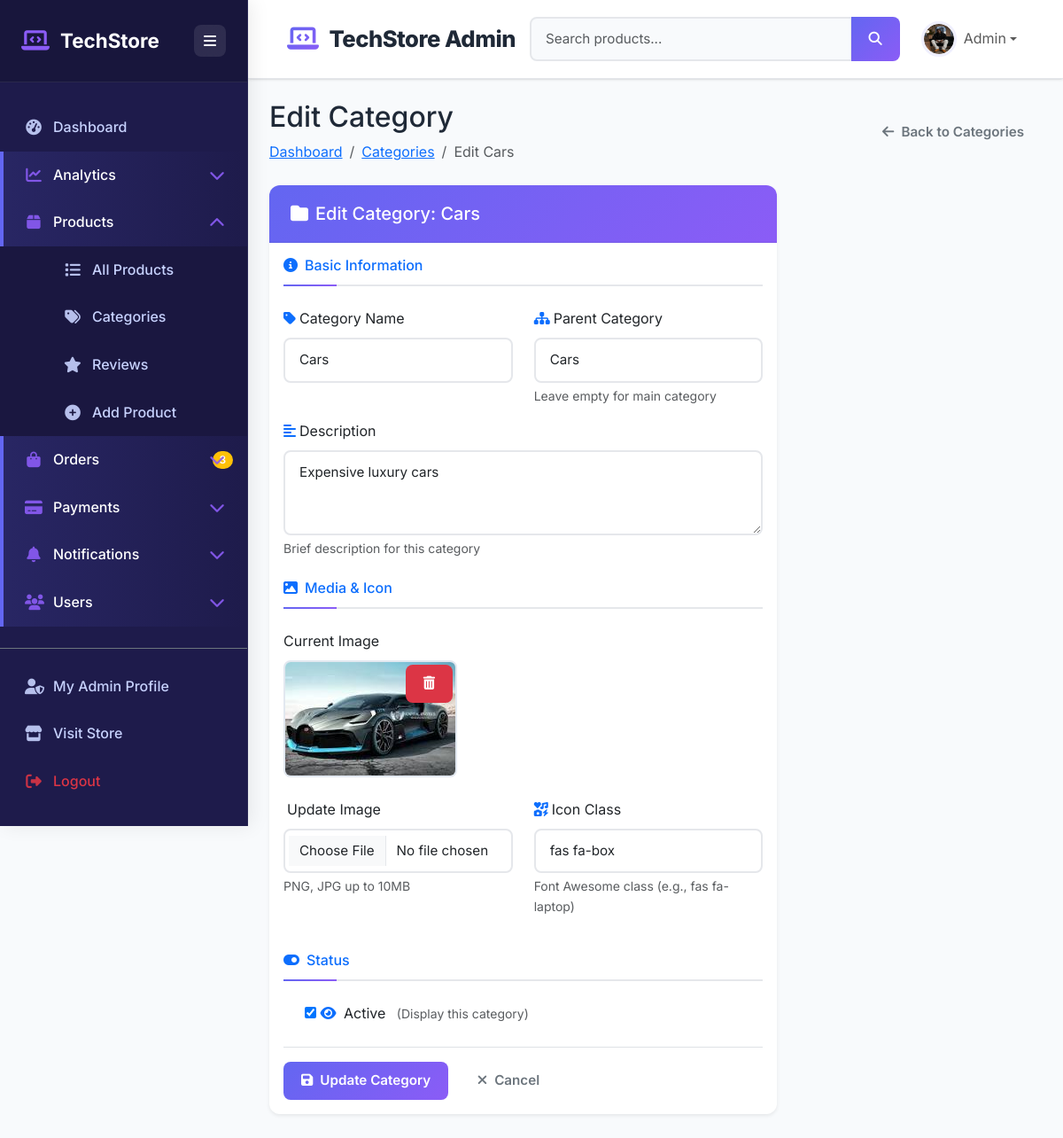
/products/manage/categories/2/edit/ (signed in), run on the app's committed database.
### users/models.py (models this page shows, shortened)
class User(AbstractUser):
    ROLE_CHOICES = (
        ('customer', 'Customer'),
        ('seller', 'Seller'),
        ('admin', 'Administrator'),
    )
    role = models.CharField(max_length=20, choices=ROLE_CHOICES, default='customer')
    phone = models.CharField(max_length=20, blank=True)
    address = models.TextField(blank=True)
    city = models.CharField(max_length=100, blank=True)
    state = models.CharField(max_length=100, blank=True)
    country = models.CharField(max_length=100, blank=True)
    zip_code = models.CharField(max_length=20, blank=True)
    profile_picture = models.ImageField(upload_to='profiles/', blank=True)
    email_verified = models.BooleanField(default=False)
    phone_verified = models.BooleanField(default=False)
    email_verification_token = models.CharField(max_length=100, blank=True, null=True)
    email_token_created = models.DateTimeField(null=True, blank=True)
    otp = models.CharField(max_length=6, blank=True)
    otp_expiry = models.DateTimeField(null=True, blank=True)
    created_at = models.DateTimeField(auto_now_add=True)
    updated_at = models.DateTimeField(auto_now=True)
    class Meta:
        db_table = 'users'
    @property
    def profile_picture_url(self):
        if self.profile_picture and hasattr(self.profile_picture, 'url'):
            return self.profile_picture.url
        return None

### products/models.py (models this page shows, shortened)
class Category(models.Model):
    name = models.CharField(max_length=100)
    slug = models.SlugField(unique=True)
    description = models.TextField(blank=True)
    image = models.ImageField(upload_to='categories/', blank=True, null=True)  # Added null=True
    icon = models.CharField(max_length=50, default='fas fa-box')
    is_active = models.BooleanField(default=True)
    parent = models.ForeignKey('self', on_delete=models.CASCADE, null=True, blank=True, related_name='children')
    created_at = models.DateTimeField(auto_now_add=True)
    class Meta:
        verbose_name_plural = 'Categories'
        ordering = ['name']
    def __str__(self):
        return self.name

### products/views.py (the view)
# urls.py: path('manage/categories/<int:pk>/edit/', views.admin_category_edit, name='admin_category_edit'),
@login_required
@user_passes_test(is_admin_or_seller)
def admin_category_edit(request, pk):
    category = get_object_or_404(Category, id=pk)
    if request.method == 'POST':
        form = CategoryForm(request.POST, request.FILES, instance=category)
        if form.is_valid():
            category = form.save()
            messages.success(request, f'Category "{category.name}" updated successfully!')
            return redirect('products:admin_category_list')
    else:
        form = CategoryForm(instance=category)
    context = {
        'form': form,
        'title': f'Edit Category: {category.name}',
        'category': category,
    }
    return render(request, 'admin/products/admin_category_edit.html', context)

### templates/admin/products/admin_category_edit.html (shortened to what this page needs)
{% extends 'admin/admin_base.html' %}
{% block content %}
<div class="container-fluid px-0">
    <div class="row mb-4">
        <div class="col-12">
            <div class="page-header d-flex justify-content-between align-items-center">
                <div>
                    <h1 class="h2 mb-2">Edit Category</h1>
                    <nav aria-label="breadcrumb">
                        <ol class="breadcrumb mb-0">
                            <li class="breadcrumb-item"><a href="{% url 'analytics:analytics_dashboard' %}">Dashboard</a></li>
                            <li class="breadcrumb-item"><a href="{% url 'products:admin_category_list' %}">Categories</a></li>
                            <li class="breadcrumb-item active" aria-current="page">Edit {{ category.name }}</li>
                        </ol>
                    </nav>
                </div>
                <div class="d-flex gap-2">
                    <a href="{% url 'products:admin_category_list' %}" class="btn btn-outline-secondary">
                        <i class="fas fa-arrow-left me-2"></i>Back to Categories
                    </a>
                </div>
            </div>
        </div>
    </div>
    <div class="row">
        <div class="col-lg-8 mb-4">
            <div class="card border-0 shadow-sm">
                <div class="card-header bg-gradient-primary text-white">
                    <h5 class="mb-0">
                        <i class="fas fa-folder me-2"></i>Edit Category: {{ category.name }}
                    </h5>
                </div>
                <div class="card-body">
                    <form method="post" enctype="multipart/form-data" id="categoryForm" novalidate>
                        <div class="section-header mb-4">
                            <h6 class="text-primary mb-0">
                                <i class="fas fa-info-circle me-2"></i>Basic Information
                            </h6>
                        </div>
                        <div class="row">
                            <div class="col-md-6 mb-3">
                                <label for="{{ form.name.id_for_label }}" class="form-label">
                                    <i class="fas fa-tag text-primary me-1"></i>Category Name
                                </label>
                                {{ form.name }}
                            </div>
                            <div class="col-md-6 mb-3">
                                <label for="{{ form.parent.id_for_label }}" class="form-label">
                                    <i class="fas fa-sitemap text-primary me-1"></i>Parent Category
                                </label>
                                {{ form.parent }}
                                <small class="text-muted d-block mt-1">Leave empty for main category</small>
                            </div>
                        </div>
                        <div class="mb-3">
                            <label for="{{ form.description.id_for_label }}" class="form-label">
                                <i class="fas fa-align-left text-primary me-1"></i>Description
                            </label>
                            {{ form.description }}
                            <small class="text-muted d-block mt-1">Brief description for this category</small>
                        </div>
                        <div class="section-header mb-4 mt-4">
                            <h6 class="text-primary mb-0">
                                <i class="fas fa-image me-2"></i>Media & Icon
                            </h6>
                        </div>
                        {% if category and category.image %}
                        <div class="mb-4">
                            <label class="form-label">Current Image</label>
                            <div class="image-gallery">
                                <div class="image-item" style="position: relative; display: inline-block;">
                                    <img src="{{ category.image.url }}" alt="Category Image" style="max-width: 200px; max-height: 200px; border-radius: 8px; border: 2px solid #e2e8f0;">
                                    <button type="button" class="btn btn-sm btn-danger" style="position: absolute; top: 5px; right: 5px;" data-bs-toggle="modal" data-bs-target="#deleteCategoryImageModal" title="Delete image">
                                        <i class="fas fa-trash-alt"></i>
                                    </button>
                                </div>
                            </div>
                        </div>
                        {% endif %}
                        <div class="row">
                            <div class="col-md-6 mb-3">
                                <label for="categoryImage" class="form-label">
                                    {% if category and category.image %}Update Image{% else %}Category Image{% endif %}
                                </label>
                                <input type="file" id="categoryImage" name="image" class="form-control" accept="image/*" onchange="previewImage(event)">
                                <small class="text-muted d-block mt-1">PNG, JPG up to 10MB</small>
                            </div>
                            <div class="col-md-6 mb-3">
                                <label for="{{ form.icon.id_for_label }}" class="form-label">
                                    <i class="fas fa-icons text-primary me-1"></i>Icon Class
                                </label>
                                {{ form.icon }}
                                <small class="text-muted d-block mt-1">Font Awesome class (e.g., fas fa-laptop)</small>
                            </div>
                        </div>
                        <div class="section-header mb-4 mt-4">
                            <h6 class="text-primary mb-0">
                                <i class="fas fa-toggle-on me-2"></i>Status
                            </h6>
                        </div>
                        <div class="form-check mb-3">
                            {{ form.is_active }}
                            <label class="form-check-label" for="{{ form.is_active.id_for_label }}">
                                <i class="fas fa-eye text-primary me-1"></i> Active
                                <small class="text-muted ms-2">(Display this category)</small>
                            </label>
                        </div>
                        <div class="mt-4 pt-3 border-top">
                            <button type="submit" class="btn btn-primary">
                                <i class="fas fa-save me-2"></i>Update Category
                            </button>
                            <a href="{% url 'products:admin_category_list' %}" class="btn btn-outline-secondary ms-2">
                                <i class="fas fa-times me-2"></i>Cancel
                            </a>
                        </div>
                    </form>
                </div>
            </div>
        </div>
    </div>
</div>
{% endblock %}

### templates/admin/admin_base.html (shortened to what this page needs)
<!DOCTYPE html>
<html lang="en">
<head>
    <link href="https://cdn.jsdelivr.net/npm/bootstrap@5.3.0/dist/css/bootstrap.min.css" rel="stylesheet">
    <link rel="stylesheet" href="https://cdnjs.cloudflare.com/ajax/libs/font-awesome/6.4.0/css/all.min.css">
</head>
<body>
    <div id="sidebar">
        <div class="sidebar-header">
            <h3>
                <i class="fas fa-laptop-code"></i>
                <span>TechStore</span>
            </h3>
            <button id="sidebarToggle" type="button" aria-label="Toggle sidebar">
                <i class="fas fa-bars"></i>
            </button>
        </div>
        <div class="sidebar-menu">
            <a href="{% url 'analytics:analytics_dashboard' %}" class="nav-link">
                <i class="fas fa-tachometer-alt"></i>
                <span>Dashboard</span>
            </a>
            <a href="#analyticsSubmenu" class="nav-link" data-bs-toggle="collapse">
                <i class="fas fa-chart-line"></i>
                <span>Analytics</span>
                <i class="fas fa-chevron-down ms-auto"></i>
            </a>
            <a href="#productsSubmenu" class="nav-link" data-bs-toggle="collapse">
                <i class="fas fa-box"></i>
                <span>Products</span>
                <i class="fas fa-chevron-down ms-auto"></i>
            </a>
            <div class="collapse" id="productsSubmenu">
                <div class="submenu">
                    <a href="{% url 'products:admin_product_list' %}" class="nav-link">
                        <i class="fas fa-list"></i>
                        <span>All Products</span>
                    </a>
                    <a href="{% url 'products:admin_category_list' %}" class="nav-link">
                        <i class="fas fa-tags"></i>
                        <span>Categories</span>
                    </a>
                    <a href="{% url 'products:admin_review_list' %}" class="nav-link">
                        <i class="fas fa-star"></i>
                        <span>Reviews</span>
                    </a>
                    <a href="{% url 'products:admin_product_create' %}" class="nav-link">
                        <i class="fas fa-plus-circle"></i>
                        <span>Add Product</span>
                    </a>
                </div>
            </div>
            <a href="#ordersSubmenu" class="nav-link" data-bs-toggle="collapse">
                <i class="fas fa-shopping-bag"></i>
                <span>Orders</span>
                {% if pending_orders_count %}
                <span class="badge bg-warning badge-sidebar">{{ pending_orders_count }}</span>
                {% endif %}
                <i class="fas fa-chevron-down ms-auto"></i>
            </a>
            <a href="#paymentsSubmenu" class="nav-link" data-bs-toggle="collapse">
                <i class="fas fa-credit-card"></i>
                <span>Payments</span>
                <i class="fas fa-chevron-down ms-auto"></i>
            </a>
            <a href="#notificationsSubmenu" class="nav-link" data-bs-toggle="collapse">
                <i class="fas fa-bell"></i>
                <span>Notifications</span>
                <i class="fas fa-chevron-down ms-auto"></i>
            </a>
            <a href="#usersSubmenu" class="nav-link" data-bs-toggle="collapse">
                <i class="fas fa-users"></i>
                <span>Users</span>
                <i class="fas fa-chevron-down ms-auto"></i>
            </a>
            <div class="mt-4 pt-3 border-top border-secondary">
                <a href="{% url 'users:admin_profile' %}" class="nav-link">
                    <i class="fas fa-user-shield"></i>
                    <span>My Admin Profile</span>
                </a>
                <a href="{% url 'home' %}" class="nav-link" target="_blank">
                    <i class="fas fa-store"></i>
                    <span>Visit Store</span>
                </a>
                <a href="{% url 'users:logout' %}" class="nav-link text-danger">
                    <i class="fas fa-sign-out-alt"></i>
                    <span>Logout</span>
                </a>
            </div>
        </div>
    </div>
    <div id="content">
        <nav class="top-navbar navbar navbar-expand-lg navbar-light">
            <div class="container-fluid">
                <a class="navbar-brand" href="{% url 'analytics:analytics_dashboard' %}">
                    <i class="fas fa-laptop-code"></i>
                    <span>TechStore Admin</span>
                </a>
                <div class="collapse navbar-collapse" id="navbarMain">
                    <form class="d-flex me-3 search-form" action="{% url 'products:product_search' %}" method="get">
                        <div class="input-group">
                            <input type="text" class="form-control search-input" placeholder="Search products..."
                                   name="q" aria-label="Search products">
                            <button class="btn btn-primary search-btn" type="submit">
                                <i class="fas fa-search"></i>
                            </button>
                        </div>
                    </form>
                    <div class="navbar-nav">
                        <div class="nav-item dropdown">
                            <a class="nav-link dropdown-toggle d-flex align-items-center" href="#"
                               id="userDropdown" role="button" data-bs-toggle="dropdown">
                                <div class="user-avatar me-2">
                                    {% if request.user.profile_picture_url %}
                                        <img src="{{ request.user.profile_picture_url }}"
                                             alt="{{ request.user.username }}"
                                             class="rounded-circle w-100 h-100">
                                    {% else %}
                                        <div class="rounded-circle bg-primary d-flex align-items-center justify-content-center w-100 h-100">
                                            <i class="fas fa-user text-white"></i>
                                        </div>
                                    {% endif %}
                                </div>
                                <span class="d-none d-md-inline">{{ request.user.username }}</span>
                            </a>
                        </div>
                    </div>
                </div>
            </div>
        </nav>
        <div class="container-fluid px-4 pt-4">
            {% block content %}{% endblock %}
        </div>
    </div>
</body>
</html>

### data on the page
User: user.profile_picture_url (picture), user.username "Admin"
Category: name "Cars", parent "Cars", description "Expensive luxury cars", image (picture), icon "fas fa-box", is_active "☑"

### other printed values
{{ pending_orders_count }} "3"
